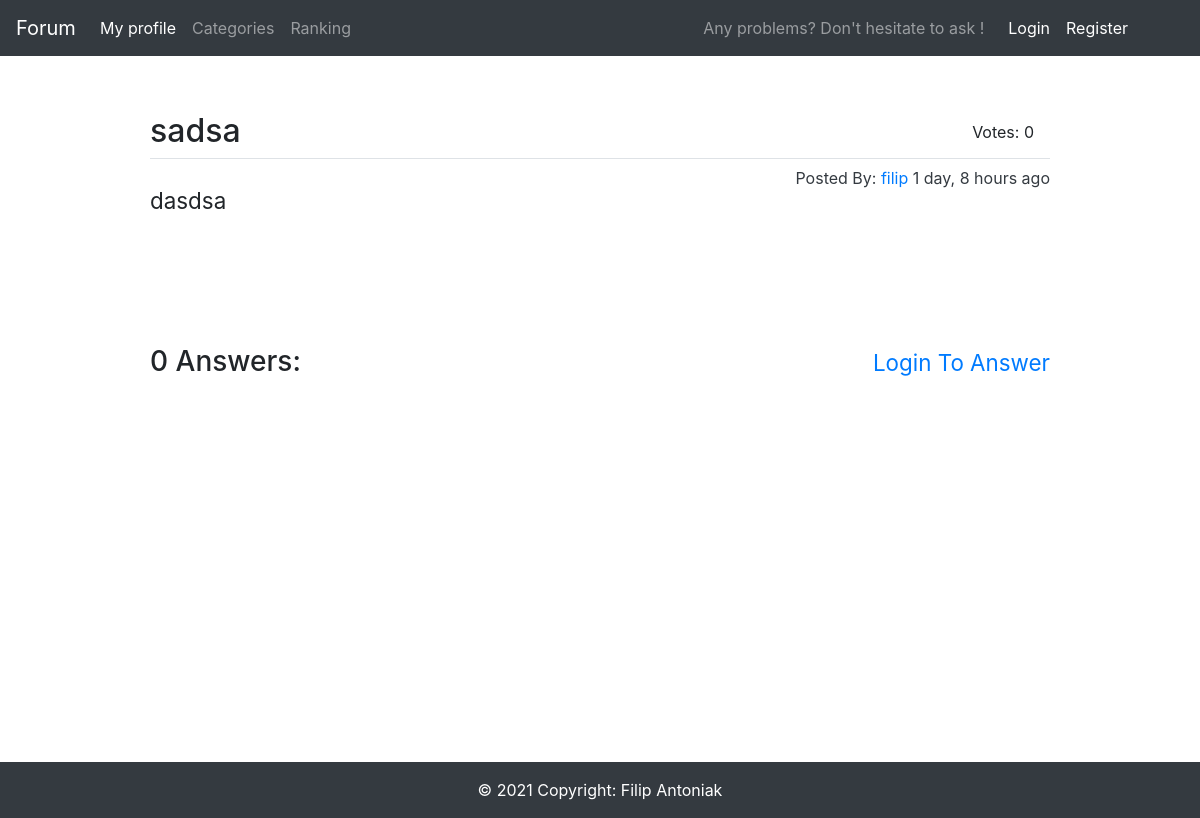
/56/, run on the app's committed database.
### main/models.py (models this page shows, shortened)
class Question(models.Model):
    question_text = models.CharField(max_length=100)
    question_subtext = models.TextField(max_length=500)
    pub_date = models.DateTimeField('date published')
    user = models.ForeignKey(User, on_delete=models.CASCADE, default=User.objects.get(pk=1).pk)
    votes = models.IntegerField(default=0)
    def get_date(self):
        return humanize.naturaltime(self.pub_date)

### main/views.py (the view, shortened to what this page needs)
# urls.py: path('<int:pk>/', views.DetailView.as_view(), name='detail'),
class DetailView(generic.FormView, generic.DetailView):
    form_class = CreateCommentForm
    template_name = 'main/detail.html'
    def get_queryset(self):
        try:
            messages.info(self.request, str(VoterUp.objects.filter(user=self.request.user).count()-VoterDown.objects.filter(user=self.request.user).count()))
        except:
            pass
        """
        Return the last five published questions (not including those set to be
        published in the future).
        """
        return Question.objects.filter(
            pub_date__lte=timezone.now()
        ).order_by('-pub_date')

### main/models.py (called while the page is built)
def return_date_time():
    now = timezone.now()
    return now + timezone.timedelta(days=1)

### main/templates/main/detail.html (shortened to what this page needs)
{% extends 'main/base.html' %}
{% block content %}
{% load crispy_forms_tags %}
<div class="float-right mr-3 mt-2">Votes: {{ question.votes }}</div>
<h2>{{ question.question_text }}</h2>
<a class="float-right" href="/profile/{{ question.user.username }}">
    <div class="text-dark mt-2">Posted By: <span class="text-primary">{{ question.user.username }}</span> {{ question.get_date }}</div>
</a>
<legend class="border-bottom"></legend>
<h3 class="w-75 mt-4 mb-5"><small>{{ question.question_subtext }}</small></h3>
<div class="mt-5 mb-5 p-3"></div>
{% if request.user.is_authenticated %}
    <h3 class="mt-5 mb-4">{{ question.comment_set.all.count }} Answers:</h3>
    <form method="POST">
        {% csrf_token %}
        <fieldset class="form-group">
            {{ form|crispy }}
        </fieldset>
        <div class="form-group">
            <button class="btn btn-outline-dark float-right" type="submit">Answer</button>
        </div>
        <small class="p-3"></small>
    </form>
{% else %}
    <h3 class="mt-5 mb-4">{{ question.comment_set.all.count }} Answers:
        <a class="float-right" href="/login/">
            <small class="text-primary mt-2">Login To Answer</small>
        </a>
    </h3>
{% endif %}
<div class="p-3"></div>
    {% block footer-class %} position-absolute w-100 {% endblock %}
{% endblock %}

### data on the page
Question: votes "0", question_text "sadsa", user.username "filip", get_date "1 day, 8 hours ago", question_subtext "dasdsa", comment_set.all.count "0"
